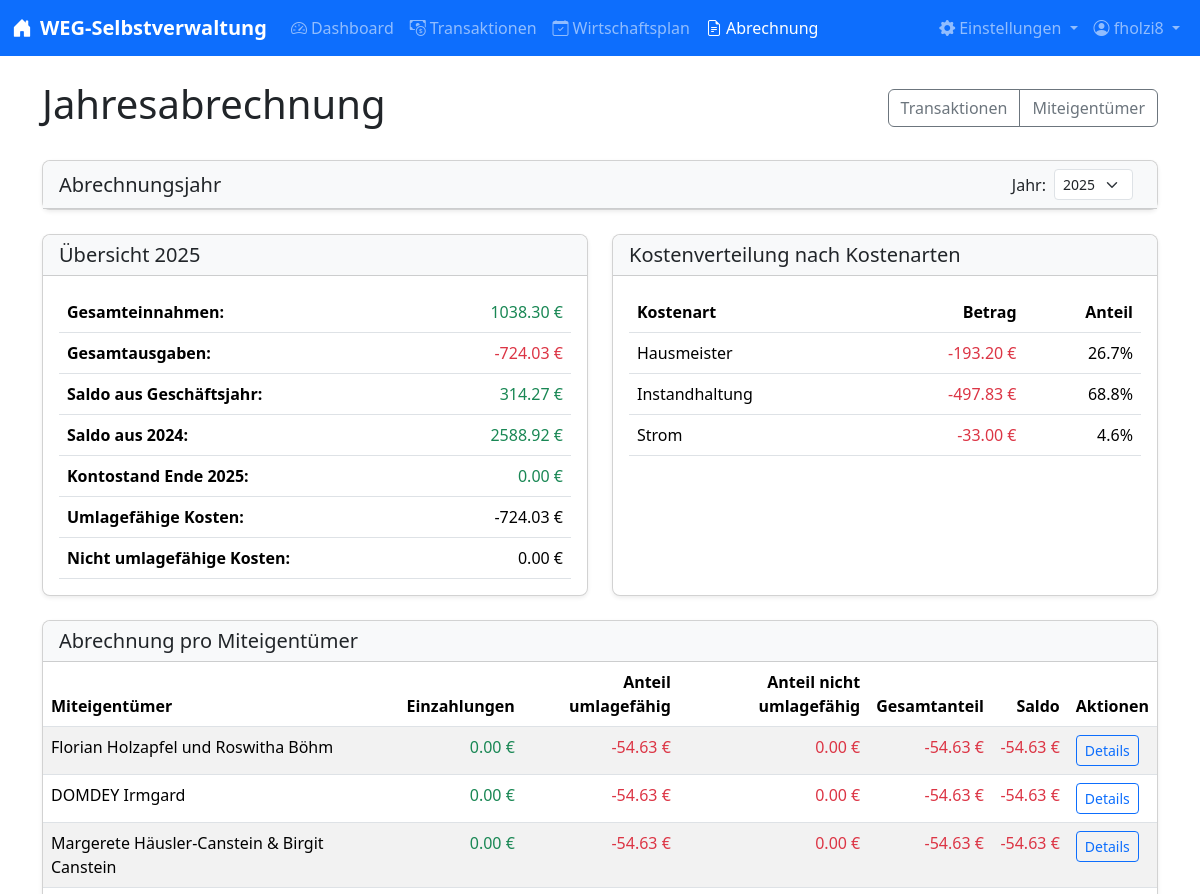
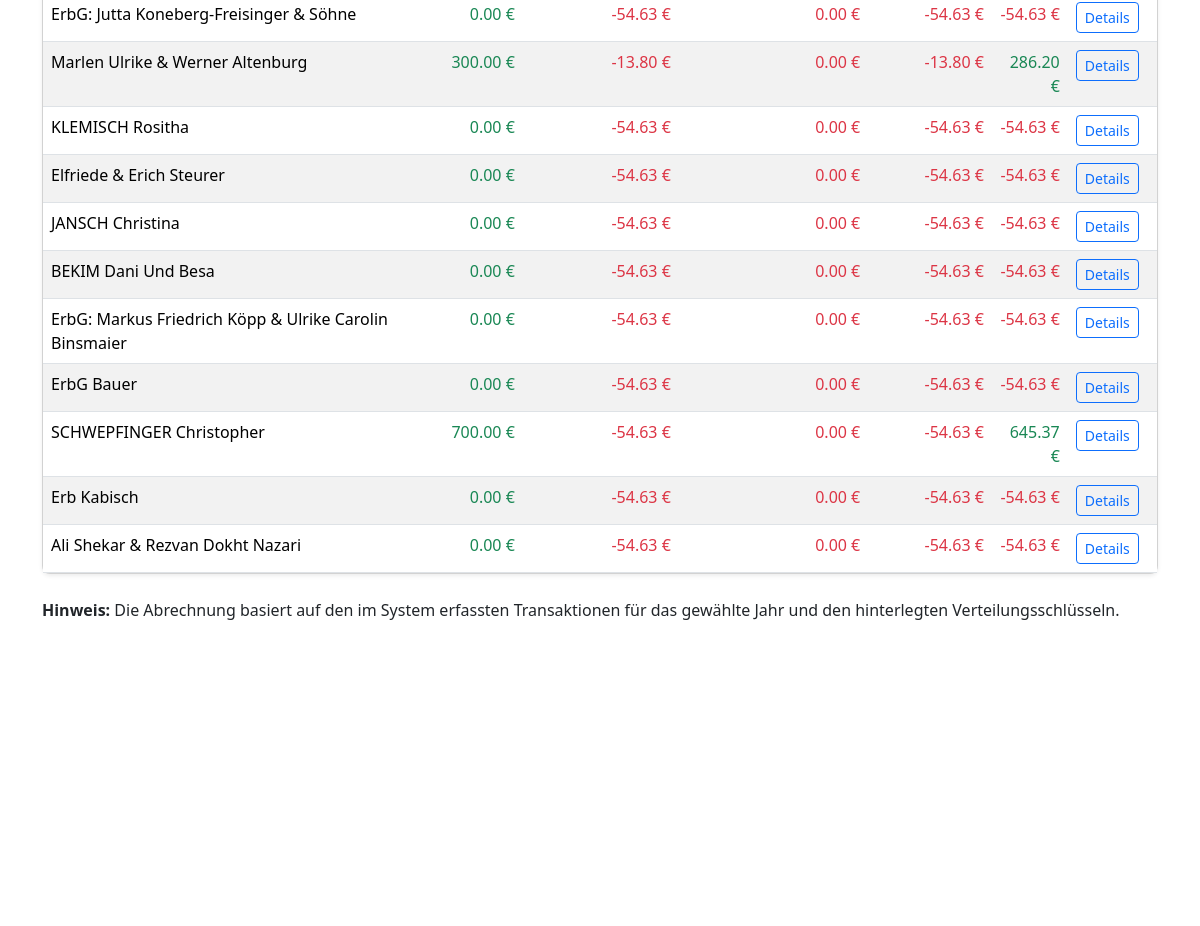
/abrechnung/ (signed in), run on the app's committed database (2 pictures, top to bottom).
### models.py (models this page shows, shortened)
class User(UserMixin, db.Model):
    id = db.Column(db.Integer, primary_key=True)
    username = db.Column(db.String(150), unique=True, nullable=False)
    password_hash = db.Column(db.String(150), nullable=False)
    is_admin = db.Column(db.Boolean, default=False)
    email = db.Column(db.String(120), unique=True, nullable=True)
    email_verified = db.Column(db.Boolean, default=False)
    notify_transaction_changes = db.Column(db.Boolean, default=True)
    notify_wirtschaftsplan_changes = db.Column(db.Boolean, default=True)
    notify_user_changes = db.Column(db.Boolean, default=True)

class JahresabschlussKontostand(db.Model):
    id = db.Column(db.Integer, primary_key=True)
    jahr = db.Column(db.Integer, nullable=False, unique=True)
    kontostand = db.Column(db.Numeric(10, 2), nullable=False)
    vorjahres_saldo = db.Column(db.Numeric(10, 2), nullable=False)
    kommentar = db.Column(db.Text, nullable=True)
    created_at = db.Column(db.DateTime, default=datetime.datetime.now)
    updated_at = db.Column(db.DateTime, default=datetime.datetime.now, onupdate=datetime.datetime.now)
    user_id = db.Column(db.Integer, db.ForeignKey('user.id'), nullable=True)
    user = db.relationship('User', backref='jahresabschluesse')

class Miteigentuemer(db.Model):
    id = db.Column(db.Integer, primary_key=True)
    name = db.Column(db.String(200), nullable=False)
    mea = db.Column(db.Integer, nullable=False)  # Miteigentumsanteile
    vf_einheiten = db.Column(db.Integer, default=0)  # Verteilerfaktor-Einheiten
    tg_einheiten = db.Column(db.Integer, default=0)  # Tiefgaragen-Einheiten
    einheiten = db.Column(db.Integer, default=1)
    guthaben_vorjahr = db.Column(db.Numeric(10, 2), default=0.00)
    guthaben_jahr = db.Column(db.Integer, default=2023)  # Jahr, aus dem das Guthaben stammt

### routes/abrechnung.py (the view)
@abrechnung_bp.route('/', methods=['GET'])
@login_required
def uebersicht():
    jahre = db.session.query(Transaktion.jahr).distinct().order_by(Transaktion.jahr.desc()).all()
    jahre = [j[0] for j in jahre]
    if 'reset_filters' in request.args:
        session.pop('abrechnung_jahr', None)
    jahr = request.args.get('jahr', session.get('abrechnung_jahr', datetime.date.today().year), type=int)
    session['abrechnung_jahr'] = jahr
    abrechnung_data = get_abrechnung_data(jahr)
    return render_template(
        'abrechnung/uebersicht.html',
        jahre=jahre,
        jahr=jahr,
        gesamt_einnahmen=abrechnung_data['gesamt_einnahmen'],
        gesamt_ausgaben=abrechnung_data['gesamt_ausgaben'],
        gesamt_umlagefaehig=abrechnung_data['gesamt_umlagefaehig'],
        gesamt_nicht_umlagefaehig=abrechnung_data['gesamt_nicht_umlagefaehig'],
        kostenarten_stats=abrechnung_data['kostenarten_stats'],
        abrechnungen=abrechnung_data['abrechnungen'],
        kosten_einheiten=abrechnung_data['kosten_einheiten'],
        kosten_vf=abrechnung_data['kosten_vf'],
        kosten_tg=abrechnung_data['kosten_tg'],
        vorjahres_saldo=abrechnung_data.get('vorjahres_saldo', Decimal('0.00')),
        kontostand_jahresende=abrechnung_data.get('kontostand_jahresende', Decimal('0.00'))
    )

### app.py (called while the page is built)
@app.context_processor
def inject_now():
    return {'now': datetime.now()}

@app.context_processor
def inject_csp_nonce():
    if not hasattr(g, 'csp_nonce'):
        g.csp_nonce = secrets.token_hex(16)
    return {'csp_nonce': g.csp_nonce}

@app.after_request
def add_security_headers(response):
    nonce = getattr(g, 'csp_nonce', secrets.token_hex(16))
    csp_policy = {}
    for key, value in app.config.get('CSP', {}).items():
        if isinstance(value, str) and '{nonce}' in value:
            csp_policy[key] = value.format(nonce=nonce)
        else:
            csp_policy[key] = value
    if csp_policy:
        response.headers['Content-Security-Policy'] = '; '.join(f"{key} {value}" for key, value in csp_policy.items())
    response.headers['X-Content-Type-Options'] = 'nosniff'
    response.headers['X-Frame-Options'] = 'SAMEORIGIN'
    response.headers['X-XSS-Protection'] = '1; mode=block'
    response.headers['Referrer-Policy'] = 'strict-origin-when-cross-origin'
    return response

@login_manager.user_loader
def load_user(user_id):
    return db.session.get(User, int(user_id))

@app.before_request
def limit_login_attempts():
    if request.endpoint == 'auth.login' and request.method == 'POST':
        limiter.limit("10/hour,3/minute")(lambda: None)()

### templates/abrechnung/uebersicht.html (shortened to what this page needs)
{% extends "layout.html" %}
{% block content %}
<div class="d-flex justify-content-between align-items-center mb-4">
    <h1>Jahresabrechnung</h1>
    <div class="btn-group">
        <a href="{{ url_for('transaktionen.liste') }}" class="btn btn-outline-secondary">Transaktionen</a>
        <a href="{{ url_for('miteigentuemer.liste') }}" class="btn btn-outline-secondary">Miteigentümer</a>
    </div>
</div>
<div class="card mb-4">
    <div class="card-header bg-light">
        <div class="d-flex justify-content-between align-items-center">
            <h5 class="mb-0">Abrechnungsjahr</h5>
            <form method="GET" action="{{ url_for('abrechnung.uebersicht') }}" class="d-flex align-items-center">
                <label for="jahr" class="me-2">Jahr:</label>
                <select class="form-select form-select-sm me-2" id="jahr" name="jahr" data-autosubmit="true">
                    {% for jahr_option in jahre %}
                    <option value="{{ jahr_option }}" {% if jahr_option==jahr %}selected{% endif %}>{{ jahr_option }}
                    </option>
                    {% endfor %}
                </select>
            </form>
        </div>
    </div>
</div>
<div class="row mb-4">
    <div class="col-md-6">
        <div class="card h-100">
            <div class="card-header bg-light">
                <h5 class="mb-0">Übersicht {{ jahr }}</h5>
            </div>
            <div class="card-body">
                <div class="table-responsive">
                    <table class="table">
                        <tbody>
                            <tr>
                                <th>Gesamteinnahmen:</th>
                                <td class="text-end text-success">{{ "%.2f"|format(gesamt_einnahmen) }} €</td>
                            </tr>
                            <tr>
                                <th>Gesamtausgaben:</th>
                                <td class="text-end text-danger">{{ "%.2f"|format(gesamt_ausgaben) }} €</td>
                            </tr>
                            <tr>
                                <th>Saldo aus Geschäftsjahr:</th>
                                <td
                                    class="text-end {{ 'text-success' if (gesamt_einnahmen + gesamt_ausgaben) >= 0 else 'text-danger' }}">
                                    {{ "%.2f"|format(gesamt_einnahmen + gesamt_ausgaben) }} €
                                </td>
                            </tr>
                            <tr>
                                <th>Saldo aus {{ jahr-1 }}:</th>
                                <td class="text-end {{ 'text-success' if vorjahres_saldo >= 0 else 'text-danger' }}">
                                    {{ "%.2f"|format(vorjahres_saldo) }} €
                                </td>
                            </tr>
                            <tr>
                                <th>Kontostand Ende {{ jahr }}:</th>
                                <td class="text-end {{ 'text-success' if kontostand_jahresende >= 0 else 'text-danger' }}">
                                    {{ "%.2f"|format(kontostand_jahresende) }} €
                                </td>
                            </tr>
                            <tr>
                                <th>Umlagefähige Kosten:</th>
                                <td class="text-end">{{ "%.2f"|format(gesamt_umlagefaehig) }} €</td>
                            </tr>
                            <tr>
                                <th>Nicht umlagefähige Kosten:</th>
                                <td class="text-end">{{ "%.2f"|format(gesamt_nicht_umlagefaehig) }} €</td>
                            </tr>
                        </tbody>
                    </table>
                </div>
            </div>
        </div>
    </div>
    <div class="col-md-6">
        <div class="card h-100">
            <div class="card-header bg-light">
                <h5 class="mb-0">Kostenverteilung nach Kostenarten</h5>
            </div>
            <div class="card-body">
                <div class="table-responsive">
                    <table class="table">
                        <thead>
                            <tr>
                                <th>Kostenart</th>
                                <th class="text-end">Betrag</th>
                                <th class="text-end">Anteil</th>
                            </tr>
                        </thead>
                        <tbody>
                            {% for kostenart, betrag in kostenarten_stats %}
                            <tr>
                                <td>{{ kostenart }}</td>
                                <td class="text-end text-danger">{{ "%.2f"|format(betrag) }} €</td>
                                <td class="text-end">{{ "%.1f"|format(betrag / gesamt_ausgaben * 100) }}%</td>
                            </tr>
                            {% endfor %}
                        </tbody>
                    </table>
                </div>
            </div>
        </div>
    </div>
</div>
<div class="card">
    <div class="card-header bg-light">
        <h5 class="mb-0">Abrechnung pro Miteigentümer</h5>
    </div>
    <div class="card-body p-0">
        <div class="table-responsive">
            <table class="table table-striped table-hover mb-0">
                <thead>
                    <tr>
                        <th>Miteigentümer</th>
                        <th class="text-end">Einzahlungen</th>
                        <th class="text-end">Anteil umlagefähig</th>
                        <th class="text-end">Anteil nicht umlagefähig</th>
                        <th class="text-end">Gesamtanteil</th>
                        <th class="text-end">Saldo</th>
                        <th>Aktionen</th>
                    </tr>
                </thead>
                <tbody>
                    {% for abrechnung in abrechnungen %}
                    <tr>
                        <td>{{ abrechnung.miteigentuemer.name }}</td>
                        <td class="text-end text-success">{{ "%.2f"|format(abrechnung.einzahlungen) }} €</td>
                        <td class="text-end text-danger">{{ "%.2f"|format(abrechnung.anteil_umlagefaehig) }} €</td>
                        <td class="text-end text-danger">{{ "%.2f"|format(abrechnung.anteil_nicht_umlagefaehig) }} €
                        </td>
                        <td class="text-end text-danger">{{ "%.2f"|format(abrechnung.anteil_gesamt) }} €</td>
                        <td class="text-end {{ 'text-success' if abrechnung.saldo >= 0 else 'text-danger' }}">
                            {{ "%.2f"|format(abrechnung.saldo) }} €
                        </td>
                        <td>
                            <a href="{{ url_for('abrechnung.detail', miteigentuemer_id=abrechnung.miteigentuemer.id, jahr=jahr) }}"
                                class="btn btn-sm btn-outline-primary">Details</a>
                        </td>
                    </tr>
                    {% endfor %}
                </tbody>
            </table>
        </div>
    </div>
</div>
<div class="mt-4">
    <p><strong>Hinweis:</strong> Die Abrechnung basiert auf den im System erfassten Transaktionen für das gewählte Jahr
        und den hinterlegten Verteilungsschlüsseln.</p>
</div>
{% endblock %}

### templates/layout.html (shortened to what this page needs)
<!DOCTYPE html>
<html lang="de">
<head>
    <link href="/static/css/bootstrap.min.css" rel="stylesheet">
    <link href="https://cdn.jsdelivr.net/npm/bootstrap-icons@1.10.0/font/bootstrap-icons.css" rel="stylesheet">
    <link href="/static/css/styles.css" rel="stylesheet">
    <link rel="stylesheet" type="text/css" href="https://cdn.datatables.net/1.13.4/css/dataTables.bootstrap5.min.css">
</head>
<body>
    {% if current_user.is_authenticated %}
    <nav class="navbar navbar-expand-lg navbar-dark bg-primary">
        <div class="container-fluid">
            <a class="navbar-brand" href="{{ url_for('dashboard.index') }}">
                <i class="bi bi-house-door-fill me-2"></i>WEG-Selbstverwaltung
            </a>
            <div class="collapse navbar-collapse" id="navbarNav">
                <ul class="navbar-nav me-auto">
                    <li class="nav-item">
                        <a class="nav-link {% if request.endpoint and request.endpoint.startswith('dashboard') %}active{% endif %}"
                            href="{{ url_for('dashboard.index') }}">
                            <i class="bi bi-speedometer2 me-1"></i>Dashboard
                        </a>
                    </li>
                    <li class="nav-item">
                        <a class="nav-link {% if request.endpoint and request.endpoint.startswith('transaktionen') %}active{% endif %}"
                            href="{{ url_for('transaktionen.liste') }}">
                            <i class="bi bi-cash-coin me-1"></i>Transaktionen
                        </a>
                    </li>
                    <li class="nav-item">
                        <a class="nav-link {% if request.endpoint and request.endpoint.startswith('wirtschaftsplan') %}active{% endif %}"
                            href="{{ url_for('wirtschaftsplan.uebersicht') }}">
                            <i class="bi bi-calendar-check me-1"></i>Wirtschaftsplan
                        </a>
                    </li>
                    <li class="nav-item">
                        <a class="nav-link {% if request.endpoint and request.endpoint.startswith('abrechnung') %}active{% endif %}"
                            href="{{ url_for('abrechnung.uebersicht') }}">
                            <i class="bi bi-file-earmark-text me-1"></i>Abrechnung
                        </a>
                    </li>
                </ul>
                <ul class="navbar-nav">
                    <li class="nav-item dropdown">
                        <a class="nav-link dropdown-toggle {% if request.endpoint and (request.endpoint.startswith('settings') or request.endpoint.startswith('miteigentuemer')) %}active{% endif %}"
                            href="#" id="settingsDropdown" role="button" data-bs-toggle="dropdown" aria-expanded="false">
                            <i class="bi bi-gear-fill me-1"></i>Einstellungen
                        </a>
                    </li>
                    <li class="nav-item dropdown">
                        <a class="nav-link dropdown-toggle" href="#" id="navbarDropdown" role="button" data-bs-toggle="dropdown"
                            aria-expanded="false">
                            <i class="bi bi-person-circle"></i> {{ current_user.username }}
                        </a>
                    </li>
            </div>
        </div>
    </nav>
    {% endif %}
    <div class="container mt-4 mb-5">
        {% block content %}{% endblock %}
    </div>
    <footer class="footer mt-auto py-3 bg-light">
        <div class="container text-center">
            <span class="text-muted">WEG-Selbstverwaltung &copy; {{ now.year }} | Version 1.0</span>
        </div>
    </footer>
</body>
</html>

### static/css/styles.css (style rules this page uses)
body { min-height: 100vh; display: flex; flex-direction: column; }
html,body { height: 100%; margin: 0; padding: 0; overflow-y: auto; }
.container { min-height: 100%; position: relative; overflow-y: auto; }
.footer { margin-top: auto; }
.text-success { font-weight: 500; }
.text-danger { font-weight: 500; }
.table { margin-bottom: 0; }
.table th { font-weight: 600; }
.card { box-shadow: 0 0.125rem 0.25rem rgba(0, 0, 0, 0.075); border-radius: 0.5rem; }
.card-header { border-radius: 0.5rem 0.5rem 0 0 !important; }
.navbar-brand { font-weight: 600; font-size: 1.25rem; }
.nav-link { font-weight: 500; }

### data on the page
User: username "fholzi8"
JahresabschlussKontostand: kontostand "2588.92"
Miteigentuemer: miteigentuemer.name "Florian Holzapfel und Roswitha Böhm"
Miteigentuemer: miteigentuemer.name "DOMDEY Irmgard"
Miteigentuemer: miteigentuemer.name "Margerete Häusler-Canstein & Birgit Canstein"
Miteigentuemer: miteigentuemer.name "ErbG: Jutta Koneberg-Freisinger & Söhne"
Miteigentuemer: miteigentuemer.name "Marlen Ulrike & Werner Altenburg"
Miteigentuemer: miteigentuemer.name "KLEMISCH Rositha"
Miteigentuemer: miteigentuemer.name "Elfriede & Erich Steurer"
Miteigentuemer: miteigentuemer.name "JANSCH Christina"
Miteigentuemer: miteigentuemer.name "BEKIM Dani Und Besa"
Miteigentuemer: miteigentuemer.name "ErbG: Markus Friedrich Köpp & Ulrike Carolin Binsmaier"
Miteigentuemer: miteigentuemer.name "ErbG Bauer"
Miteigentuemer: miteigentuemer.name "SCHWEPFINGER Christopher"
Miteigentuemer: miteigentuemer.name "Erb Kabisch"
Miteigentuemer: miteigentuemer.name "Ali Shekar & Rezvan Dokht Nazari"

### other printed values
{{ jahr }} "2025"
{{ "%.2f"|format(gesamt_einnahmen) }} "1038.30"
{{ "%.2f"|format(gesamt_ausgaben) }} "-724.03"
{{ "%.2f"|format(gesamt_einnahmen + gesamt_ausgaben) }} "314.27"
{{ jahr-1 }} "2024"
{{ "%.2f"|format(kontostand_jahresende) }} "0.00"
{{ "%.2f"|format(gesamt_umlagefaehig) }} "-724.03"
{{ "%.2f"|format(gesamt_nicht_umlagefaehig) }} "0.00"
{{ kostenart }} "Hausmeister" "Instandhaltung" "Strom"
{{ "%.2f"|format(betrag) }} "-193.20" "-497.83" "-33.00"
{{ "%.1f"|format(betrag / gesamt_ausgaben * 100) }} "26.7" "68.8" "4.6"
{{ "%.2f"|format(abrechnung.einzahlungen) }} "0.00" "0.00" "0.00" "0.00" "300.00" "0.00" "0.00" "0.00" "0.00" "0.00" "0.00" "700.00" "0.00" "0.00"
{{ "%.2f"|format(abrechnung.anteil_umlagefaehig) }} "-54.63" "-54.63" "-54.63" "-54.63" "-13.80" "-54.63" "-54.63" "-54.63" "-54.63" "-54.63" "-54.63" "-54.63" "-54.63" "-54.63"
{{ "%.2f"|format(abrechnung.anteil_nicht_umlagefaehig) }} "0.00" "0.00" "0.00" "0.00" "0.00" "0.00" "0.00" "0.00" "0.00" "0.00" "0.00" "0.00" "0.00" "0.00"
{{ "%.2f"|format(abrechnung.anteil_gesamt) }} "-54.63" "-54.63" "-54.63" "-54.63" "-13.80" "-54.63" "-54.63" "-54.63" "-54.63" "-54.63" "-54.63" "-54.63" "-54.63" "-54.63"
